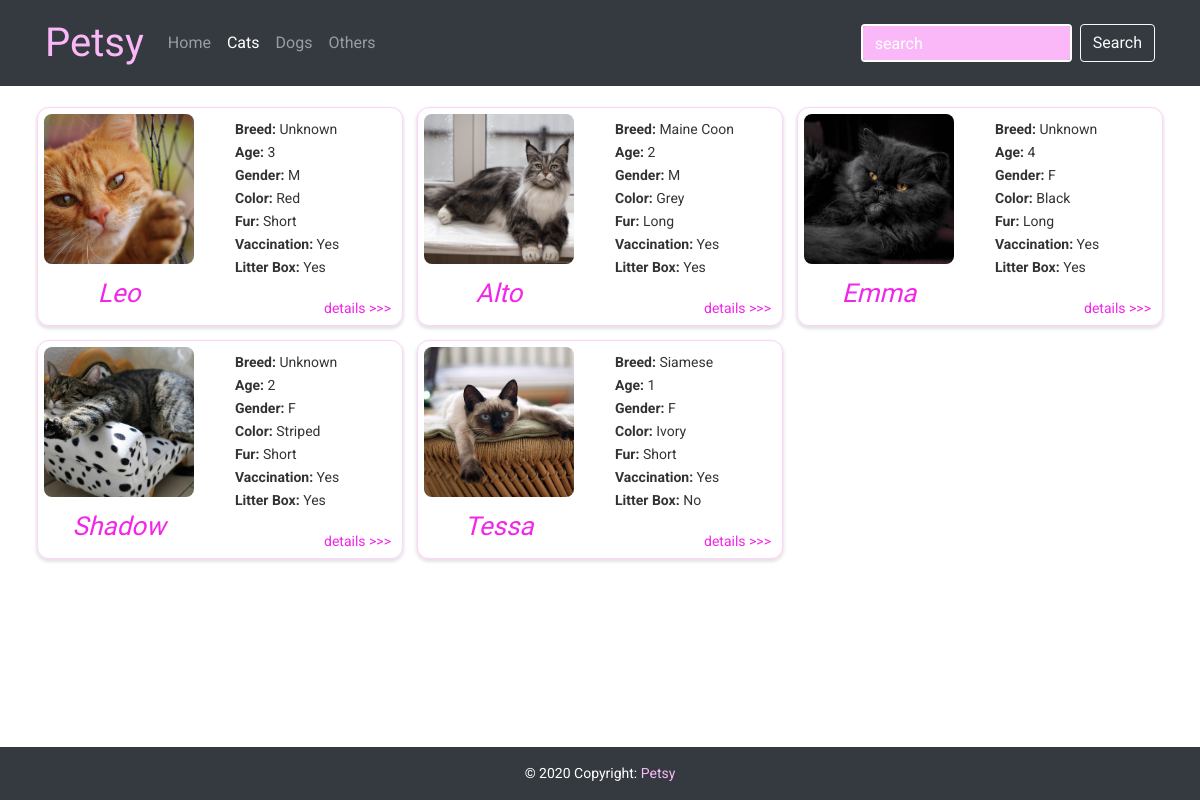
The app's page /cats/ with its own data.
### animals/models.py (models this page shows, shortened)
class AbstractAnimal(models.Model):
    id = models.UUIDField(primary_key=True, default=uuid.uuid4)
    species = models.CharField(max_length=128)
    breed = models.CharField(max_length=64, blank=True)
    name = models.CharField(max_length=64)
    passport = models.OneToOneField(Passport, on_delete=models.CASCADE)
    age = models.PositiveSmallIntegerField(blank=True, null=True)
    image = models.ImageField(upload_to='photos')
    description = models.TextField()
    GENDER_CHOICES = (
        ('M', 'Male'),
        ('F', 'Female'),
    )
    gender = models.CharField(max_length=1, choices=GENDER_CHOICES, default='M')

class Cat(AbstractAnimal):
    litter_box = models.BooleanField()
    color = models.CharField(max_length=32)
    FUR_CHOICE = (
        ('L', 'Long'),
        ('S', 'Short'),
        ('H', 'Hairless')
    )
    fur = models.CharField(max_length=1, choices=FUR_CHOICE, default='S')

class AbstractAnimal(models.Model):
    id = models.UUIDField(primary_key=True, default=uuid.uuid4)
    species = models.CharField(max_length=128)
    breed = models.CharField(max_length=64, blank=True)
    name = models.CharField(max_length=64)
    passport = models.OneToOneField(Passport, on_delete=models.CASCADE)
    age = models.PositiveSmallIntegerField(blank=True, null=True)
    image = models.ImageField(upload_to='photos')
    description = models.TextField()
    GENDER_CHOICES = (
        ('M', 'Male'),
        ('F', 'Female'),
    )
    gender = models.CharField(max_length=1, choices=GENDER_CHOICES, default='M')

### registry/models.py (models this page shows, shortened)
class Passport(models.Model):
    id = models.UUIDField(default=uuid.uuid4, primary_key=True)
    entered = models.DateField()
    vaccination = models.BooleanField()
    cage_num = models.CharField(max_length=16)

### animals/views.py (the view)
# urls.py: path('cats/', CatList.as_view(), name='cat_list'),
class CatList(ListView):
    model = Cat
    template_name = 'cats_list.html'
    def get_queryset(self):
        cats = Cat.objects.all()
        queryset = []
        i = 0
        while i + 2 < len(cats) - 1:
            queryset.append((cats[i], cats[i + 1], cats[i + 2]))
            i += 3
        queryset.append(cats[i:])
        return queryset
    def get_context_data(self, **kwargs):
        context = super().get_context_data(**kwargs)
        context['CatsActive'] = 'active'
        return context

### animals/templates/cats_list.html (shortened to what this page needs)
{% extends 'base.html' %}
{% load static %}
{% block cssImport %}
<link rel="stylesheet" href="{% static 'CSS/animal_card.css' %}">
{% endblock %}
{% block content %}
{% for threeCats in object_list %}
{% if threeCats|length == 0 %}
<p class="text-center">No Data</p>
{% else %}
<div class="row">
    {% for cat in threeCats %}
    <div class="col-lg-4">
        <div class="animal-card">
            <div class="row">
                <div class="col-sm-6">
                    <img class="animal-card-photo" src="{{ cat.image.url }}" alt="">
                    <div class="name-wrapper">
                        <p class="text-center font-italic">{{ cat.name }}</p>
                    </div>
                </div>
                <div class="col-sm-6">
                    <div class="info">
                        {% if cat.breed %}
                        <p><span class="font-weight-bold">Breed:</span> {{ cat.breed }}</p>
                        {% else %}
                        <p><span class="font-weight-bold">Breed:</span> unknown</p>
                        {% endif %}
                        {% if cat.age %}
                        <p><span class="font-weight-bold">Age:</span> {{ cat.age }}</p>
                        {% else %}
                        <p><span class="font-weight-bold">Age:</span> unknown</p>
                        {% endif %}
                        <p><span class="font-weight-bold">Gender:</span> {{ cat.gender }}</p>
                        <p><span class="font-weight-bold">Color:</span> {{ cat.color }}</p>
                        {% if cat.fur == 'L' %}
                        <p><span class="font-weight-bold">Fur:</span> long</p>
                        {% elif cat.fur == 'S' %}
                        <p><span class="font-weight-bold">Fur:</span> short</p>
                        {% else %}
                        <p><span class="font-weight-bold">Fur:</span> hairless</p>
                        {% endif %}
                        <p><span class="font-weight-bold">Vaccination:</span> {{ cat.passport.vaccination|yesno:"Yes,No" }}</p>
                        <p><span class="font-weight-bold">Litter Box:</span> {{ cat.litter_box|yesno:"Yes,No" }}</p>
                        <a class="details-link" href="../cat/{{ cat.pk }}">details >>></a>
                    </div>
                </div>
            </div>
        </div>
    </div>
    {% endfor %}
</div>
{% endif %}
{% endfor %}
{% endblock %}

### Site/templates/base.html (shortened to what this page needs)
{% load static %}
<!DOCTYPE html>
<html lang="en" dir="ltr">
<head>
    <link href="{% static 'vendor/bootstrap/css/bootstrap.min.css' %}" rel="stylesheet">
    <link rel="stylesheet" href="{% static 'CSS/main.css' %}">
    {% block cssImport %}
    {% endblock %}
</head>
<body>
    <nav class="navbar navbar-expand-lg navbar-dark bg-dark navbar-fixed-top fixed-top">
        <div class="container">
            <a class="navbar-brand logo" href="#">Petsy</a>
            <div class="collapse navbar-collapse" id="navbarSupportedContent">
                <ul class="navbar-nav mr-auto">
                    <li class="nav-item {{ HomeActive }}">
                        <a class="nav-link" href="/index/">Home</a>
                    </li>
                    <li class="nav-item {{ CatsActive }}">
                        <a class="nav-link" href="/cats/">Cats</a>
                    </li>
                    <li class="nav-item {{ DogsActive }}">
                        <a class="nav-link" href="/dogs/">Dogs</a>
                    </li>
                    <li class="nav-item {{ OthersActive }}">
                        <a class="nav-link" href="/others/">Others</a>
                    </li>
                </ul>
                <form class="form-inline my-2 my-lg-0" method="post" action="/search/">
                    <input class="form-control mr-sm-2" type="search" name="search" placeholder="search"
                        aria-label="Search">
                    <button class="btn btn-outline-light my-2 my-sm-0" type="submit">Search</button>
                </form>
            </div>
        </div>
    </nav>
    <div class="container page-content">
        {% block content %}
        {% endblock %}
    </div>
    <footer class="page-footer bg-dark">
        <div class="footer-copyright text-center py-3">© 2020 Copyright:
            <a href="#"> Petsy</a>
        </div>
    </footer>
</body>
</html>

### Site/static/CSS/main.css (style rules this page uses)
html { position: relative; min-height: 100%; }
body { font-family: 'Roboto', sans-serif; margin-bottom: 90px; min-width: 480px; }
input[type=search] { background-color: #FBB8F8; border: solid 2px white; color: white; }
input[type=search]::placeholder { color: white; }
.page-content { margin-top: 100px; }
.logo { font-family: 'Leckerli One', cursive; font-size: 40px; }
.navbar-brand { color: #FBB8F8 !important; }
.navbar { margin-bottom: 20px; }
footer { position: absolute; bottom: 0; width: 100%; margin-top: 12px; }
.page-footer { color: white; font-size: 14px; }
.footer-copyright>a { color: #FBB8F8 !important; }

### animals/static/CSS/animal_card.css (style rules this page uses)
.animal-card-photo { width: 150px; height: 150px; object-fit: cover; margin-left: auto; border-radius: 8px; }
.animal-card { margin: 7px -8px; padding: 6px; border: solid 1px rgba(242, 38, 232, 0.2); border-radius: 12px; -webkit-box-shadow: 0px 2px 3px 1px rgba(79, 69, 79, 0.15); -moz-box-shadow: 0px 2px 3px 1px rgba(79, 69, 79, 0.15); box-shadow: 0px 2px 3px 1px rgba(79, 69, 79, 0.15); }
.name-wrapper { width: 150px; margin-top: 10px; margin-bottom: -10px; font-family: 'Leckerli One', cursive; font-size: 26px; color: #F226E8; }
.info { margin-top: 6px; font-size: 14px; margin-bottom: 35px; }
.info>p { color: rgba(0, 0, 0, 0.8); text-transform: capitalize !important; margin-bottom: 5px; line-height: 18px; overflow: hidden; text-overflow: ellipsis; }
.details-link { position: absolute; bottom: 0px; right: 20px; color: #F226E8; }

### records on screen
Cat: image (picture), name "Leo", shows "Breed:", age "3", gender "M", color "Red", shows "Fur:", fur "Short", passport.vaccination "Yes", litter_box "Yes"
Cat: image (picture), name "Alto", breed "Maine Coon", age "2", gender "M", color "Grey", shows "Fur:", fur "Long", passport.vaccination "Yes", litter_box "Yes"
Cat: image (picture), name "Emma", shows "Breed:", age "4", gender "F", color "Black", shows "Fur:", fur "Long", passport.vaccination "Yes", litter_box "Yes"
Cat: image (picture), name "Shadow", shows "Breed:", age "2", gender "F", color "Striped", shows "Fur:", fur "Short", passport.vaccination "Yes", litter_box "Yes"
Cat: image (picture), name "Tessa", breed "Siamese", age "1", gender "F", color "Ivory", shows "Fur:", fur "Short", passport.vaccination "Yes", litter_box "No"
